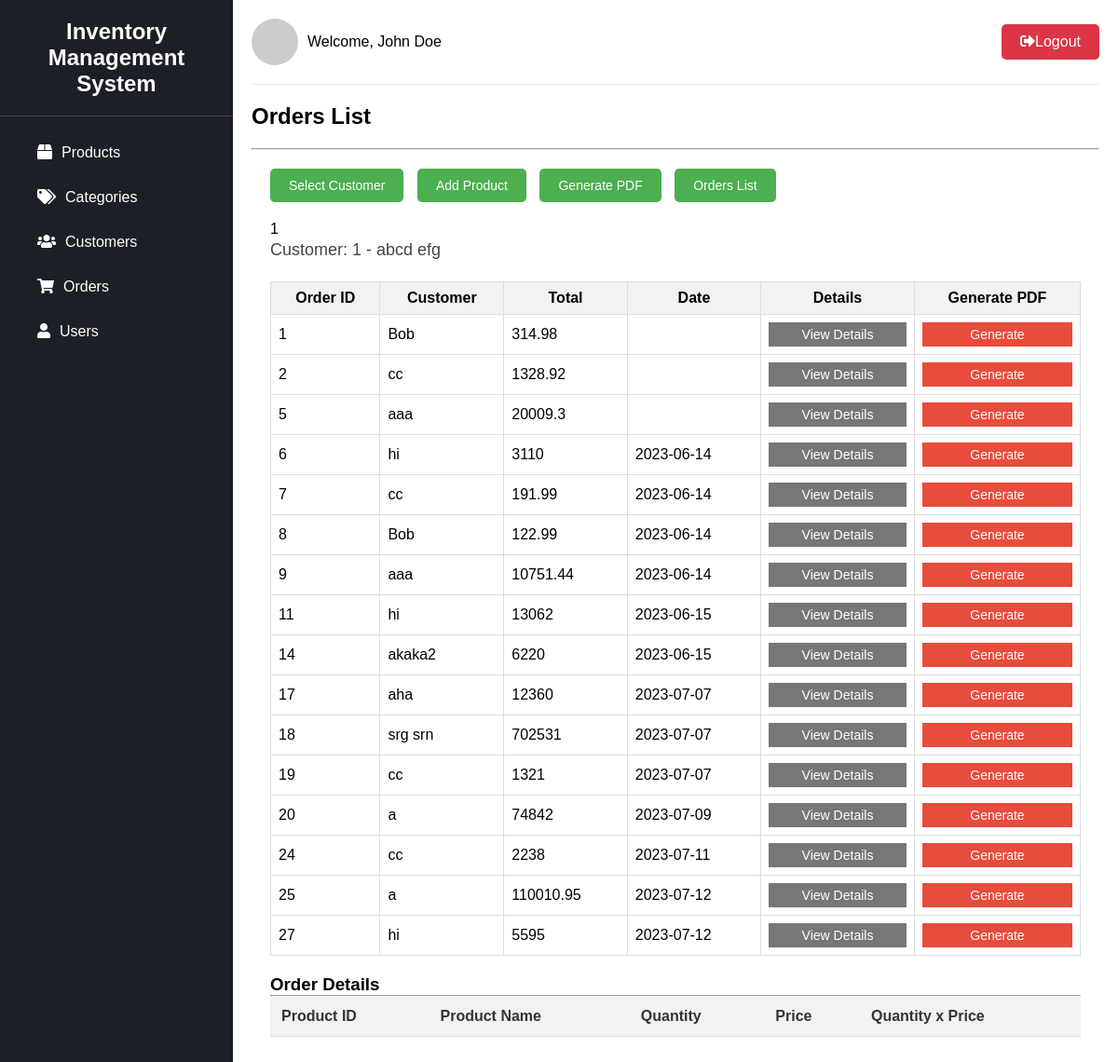
/orders_list.php, run on the app's committed database.
### tables this page shows
CREATE TABLE `orders` (
  `order_id` int(11) NOT NULL,
  `customer_id` int(11) DEFAULT NULL,
  `order_date` date DEFAULT NULL,
  `total_order_amount` double DEFAULT NULL
);

CREATE TABLE `customer` (
  `id` int(11) NOT NULL,
  `first_name` varchar(150) NOT NULL,
  `last_name` varchar(150) NOT NULL,
  `tel` varchar(100) NOT NULL,
  `email` text NOT NULL
);

### orders_list.php (the view, shortened to what this page needs)
<?php
require_once 'db_connect.php';
$sql = "SELECT orders.order_id AS orderId, first_name, orders.total_order_amount AS order_total, orders.order_date
FROM orders
INNER JOIN customer ON orders.customer_id = customer.id
INNER JOIN order_details ON orders.order_id = order_details.order_id
GROUP BY orders.order_id";
$stmt = $conn->prepare($sql);
$stmt->execute();
$results = $stmt->fetchAll(PDO::FETCH_ASSOC);
?>
<!DOCTYPE html>
<html>
<head>
    <link rel="stylesheet" href="https://cdnjs.cloudflare.com/ajax/libs/font-awesome/5.15.4/css/all.min.css">
</head>
<body>
    <div class="sidebar">
        <div class="logo">
            <h2>Inventory Management System</h2>
        </div>
        <ul>
            <li><a href="#"><i class="fas fa-box"></i>Products</a></li>
            <li><a href="#"><i class="fas fa-tags"></i>Categories</a></li>
            <li><a href="#"><i class="fas fa-users"></i>Customers</a></li>
            <li><a href="#"><i class="fas fa-shopping-cart"></i>Orders</a></li>
            <li><a href="#"><i class="fas fa-user"></i>Users</a></li>
        </ul>
    </div>
    <div class="main-content">
        <div class="header">
            <div class="user">
                <img src="https://via.placeholder.com/50" alt="User Image">
                <span>Welcome, John Doe</span>
            </div>
            <a href="#" class="logout-btn"><i class="fas fa-sign-out-alt"></i>Logout</a>
        </div>
        <div class="content">
        <h2>Orders List</h2>
        <hr>
<div class="order-section">
  <div class="order-buttons">
    <button id="customer-modal-btn">Select Customer</button>
    <button id="product-modal-btn">Add Product</button>
    <button id="generate-pdf">Generate PDF</button>
    <button id="orders-list">Orders List</button>
  </div>
  <form>
  <div class="order-buttons">
  <input type="text" id="customerIdInput" name="customer_id" value="1" readonly>
    <p id="">Customer: <span id="customerId">1</span> - <span id="customerName">abcd efg</span></p>
  </div>
  <table class="order-products-table" id="orderTable" name="tableData">
    <thead>
      <tr>
        <th>Order ID</th>
        <th>Customer</th>
        <th>Total</th>
        <th>Date</th>
        <th>Details</th>
        <th>Generate PDF</th>
      </tr>
    </thead>
    <tbody>
<?php
foreach ($results as $row) {
    echo "<tr>";
    echo "<td>".$row['orderId']."</td>";
    echo "<td>".$row['first_name']."</td>";
    echo "<td>".$row['order_total']."</td>";
    echo "<td>".$row['order_date']."</td>";
    echo "<td><button class='details-btn generate-btn' data-order-id='".$row['orderId']."'>View Details</button></td>";
    echo "<td><button class='pdf-btn generate-btn'>Generate</button></td>";
    echo "</tr>";
}
?>
      </tbody>
    </table>
</form>
 <h3>Order Details</h3>
 <hr>
<table id="orderDetailsTable">
  <thead>
    <tr>
      <th>Product ID</th>
      <th>Product Name</th>
      <th>Quantity</th>
      <th>Price</th>
      <th>Quantity x Price</th>
    </tr>
  </thead>
</table>
</div>
        </div>
    </div>
</body>
</html>

### orders_list.php (style rules this page uses)
* { box-sizing: border-box; margin: 0; padding: 0; font-family: Arial, sans-serif; }
.sidebar { width: 250px; height: 100%; background-color: #1d1f26; position: fixed; left: 0; top: 0; overflow-y: auto; }
.sidebar .logo { padding: 20px; color: #fff; text-align: center; border-bottom: 1px solid #444; }
.sidebar ul { list-style: none; padding: 20px; }
.sidebar ul li a { color: #fff; display: block; padding: 10px 20px; text-decoration: none; border-radius: 5px; margin-bottom: 10px; transition: background-color 0.3s ease; }
.sidebar ul li a i { margin-right: 10px; }
.main-content { margin-left: 250px; padding: 20px; }
.header { display: flex; justify-content: space-between; align-items: center; border-bottom: 1px solid #eee; padding-bottom: 20px; margin-bottom: 20px; }
.user { display: flex; align-items: center; }
.user img { width: 50px; height: 50px; border-radius: 50%; margin-right: 10px; }
.logout-btn { background-color: #dc3545; color: #fff; border: none; padding: 10px 20px; border-radius: 5px; text-decoration: none; transition: background-color 0.3s ease; }
.content h2 { margin-bottom: 20px; font-size: 24px; }
.content p { font-size: 18px; line-height: 1.5; color: #444; }
.order-section { padding: 20px; }
.order-buttons { margin-bottom: 20px; }
.order-buttons button { background-color: #4CAF50; color: #fff; border: none; padding: 10px 20px; font-size: 14px; border-radius: 5px; cursor: pointer; margin-right: 10px; transition: background-color 0.3s ease; }
.order-products-table { width: 100%; border-collapse: collapse; margin-bottom: 20px; }
.order-products-table th, .order-products-table td { border: 1px solid #ddd; padding: 8px; }
.order-products-table th { background-color: #f2f2f2; }
.order-products-table td:last-child { text-align: center; }
#customerIdInput { background: none; border: none; outline: none; padding: 0; margin: 0; font-size: inherit; color: inherit; }
.generate-btn { background-color: #e74c3c; color: #fff; border: none; cursor: pointer; padding: 5px 10px; font-size: 14px; transition: background-color 0.3s ease; width:100%; }
#orderDetailsTable { border-collapse: collapse; width: 100%; }
#orderDetailsTable th, #orderDetailsTable td { padding: 12px; text-align: left; border-bottom: 1px solid #ddd; }
#orderDetailsTable th { background-color: #f2f2f2; color: #333; font-weight: bold; }
.details-btn { background-color: #777; }

### data on the page
orders: order_id "1", customer.first_name "Bob", total_order_amount "314.98"
orders: order_id "2", customer.first_name "cc", total_order_amount "1328.92"
orders: order_id "5", customer.first_name "aaa", total_order_amount "20009.3"
orders: order_id "6", customer.first_name "hi", total_order_amount "3110", order_date "2023-06-14"
orders: order_id "7", customer.first_name "cc", total_order_amount "191.99", order_date "2023-06-14"
orders: order_id "8", customer.first_name "Bob", total_order_amount "122.99", order_date "2023-06-14"
orders: order_id "9", customer.first_name "aaa", total_order_amount "10751.44", order_date "2023-06-14"
orders: order_id "11", customer.first_name "hi", total_order_amount "13062", order_date "2023-06-15"
orders: order_id "14", customer.first_name "akaka2", total_order_amount "6220", order_date "2023-06-15"
orders: order_id "17", customer.first_name "aha", total_order_amount "12360", order_date "2023-07-07"
orders: order_id "18", customer.first_name "srg srn", total_order_amount "702531", order_date "2023-07-07"
orders: order_id "19", customer.first_name "cc", total_order_amount "1321", order_date "2023-07-07"
orders: order_id "20", customer.first_name "a", total_order_amount "74842", order_date "2023-07-09"
orders: order_id "24", customer.first_name "cc", total_order_amount "2238", order_date "2023-07-11"
orders: order_id "25", customer.first_name "a", total_order_amount "110010.95", order_date "2023-07-12"
orders: order_id "27", customer.first_name "hi", total_order_amount "5595", order_date "2023-07-12"
